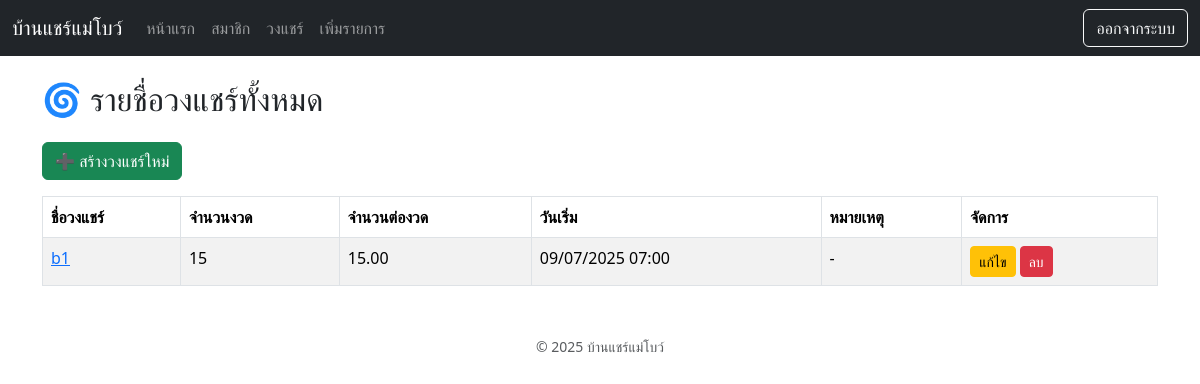
The app's page /groups (signed in) with its own data.
### tables this page shows
CREATE TABLE groups (
        id INTEGER PRIMARY KEY AUTOINCREMENT,
        name TEXT NOT NULL,
        rounds INTEGER,
        amount_per_round REAL,
        start_date TEXT,
        note TEXT
    );

### app.py (the view)
@app.route("/groups")
@login_required
def groups():
    conn = get_db_connection()
    groups = conn.execute("SELECT * FROM groups").fetchall()
    conn.close()
    return render_template("groups.html",
                           groups=groups,
                           format_thai_datetime=format_thai_datetime,
                           year=datetime.now().year)

### app.py (called while the page is built)
def get_db_connection():
    conn = sqlite3.connect('members.db')
    conn.row_factory = sqlite3.Row
    return conn

def format_thai_datetime(dt_str):
    try:
        dt = datetime.strptime(dt_str, "%Y-%m-%d %H:%M:%S")
    except ValueError:
        dt = datetime.strptime(dt_str, "%Y-%m-%d")
    dt = pytz.utc.localize(dt).astimezone(pytz.timezone("Asia/Bangkok"))
    return dt.strftime("%d/%m/%Y %H:%M")

def login_required(view):
    @wraps(view)
    def wrapped(*args, **kwargs):
        if not session.get("logged_in"):
            flash("กรุณาเข้าสู่ระบบก่อน")
            return redirect(url_for("login"))
        return view(*args, **kwargs)
    return wrapped

### templates/groups.html (shortened to what this page needs)
{% extends "base.html" %}
{% block content %}
  <h2 class="mb-4">🌀 รายชื่อวงแชร์ทั้งหมด</h2>
  <a href="/groups/new" class="btn btn-success mb-3">➕ สร้างวงแชร์ใหม่</a>
  {% if groups %}
    <table class="table table-bordered table-striped">
      <thead>
        <tr>
          <th>ชื่อวงแชร์</th>
          <th>จำนวนงวด</th>
          <th>จำนวนต่องวด</th>
          <th>วันเริ่ม</th>
          <th>หมายเหตุ</th>
          <th>จัดการ</th>
        </tr>
      </thead>
      <tbody>
        {% for g in groups %}
          <tr>
            <td><a href="/groups/{{ g.id }}">{{ g.name }}</a></td>
            <td>{{ g.rounds }}</td>
            <td>{{ "{:,.2f}".format(g.amount_per_round or 0) }}</td>
            <td>{{ format_thai_datetime(g.start_date) }}</td>
            <td>{{ g.note or "-" }}</td>
            <td>
              <a href="/groups/edit/{{ g.id }}" class="btn btn-sm btn-warning">แก้ไข</a>
              <a href="/groups/delete/{{ g.id }}" class="btn btn-sm btn-danger"
                 onclick="return confirm('ลบวงแชร์นี้หรือไม่?')">ลบ</a>
            </td>
          </tr>
        {% endfor %}
      </tbody>
    </table>
  {% else %}
    <p>ยังไม่มีวงแชร์ในระบบ</p>
  {% endif %}
{% endblock %}

### records on screen
groups: name "b1", rounds "15", amount_per_round "15.00", start_date "09/07/2025 07:00", note "-"
